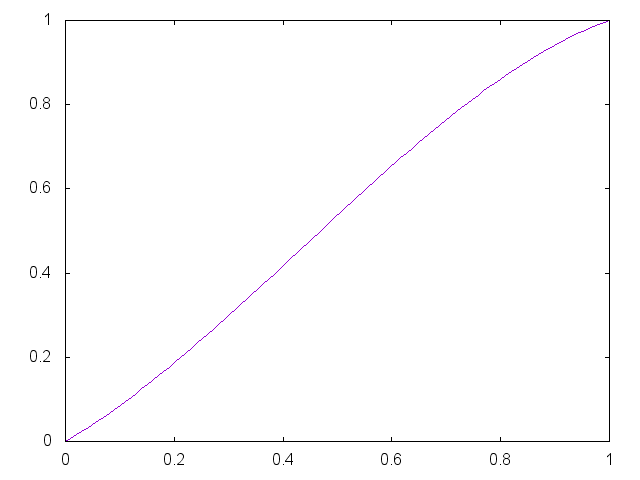

Recreate this plot in gnuplot.


set term png

set output "generate/static/generate/bezier-0.25-0.85.png"
plot '-' smooth bezier notitle
0 0
0.33 0.25
0.67 0.85 
1 1
e

reset;
